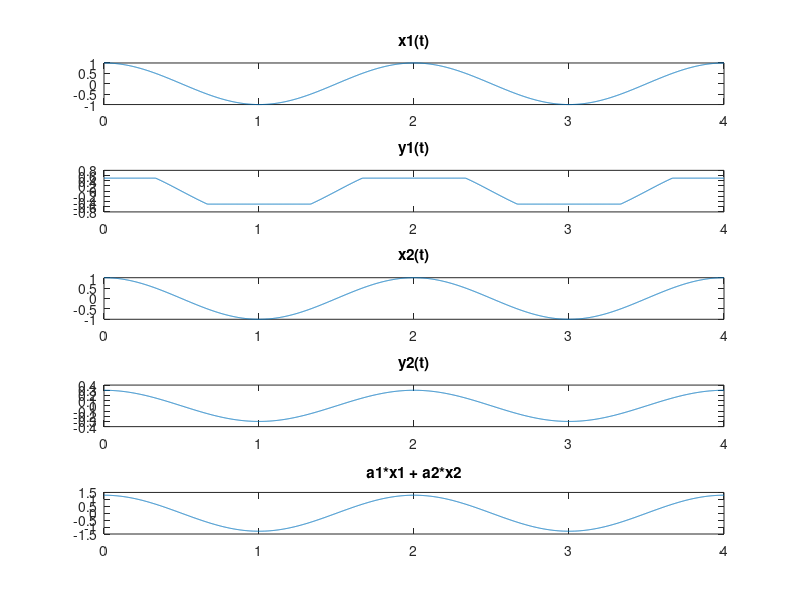
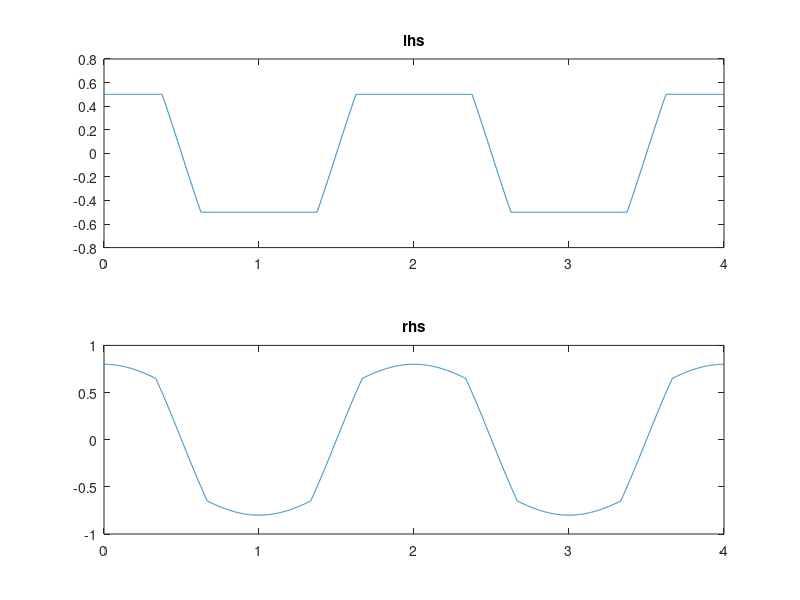
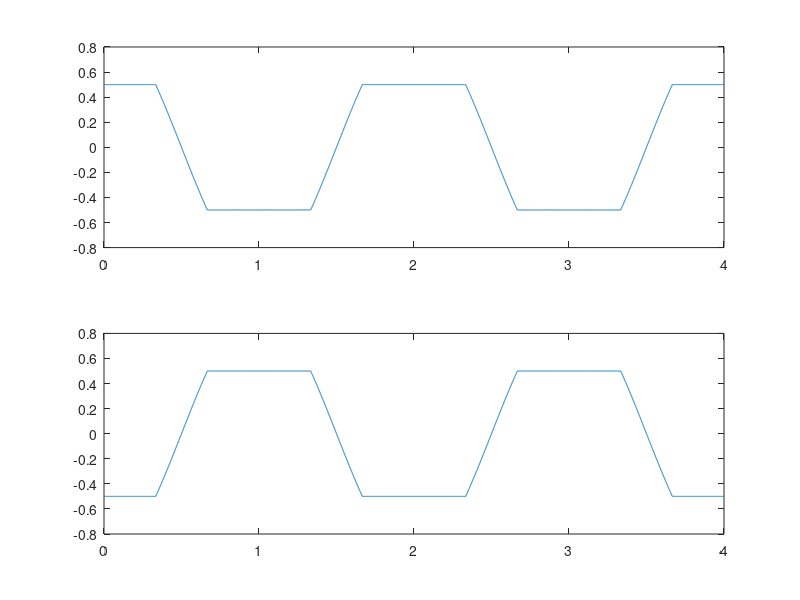

The MATLAB source for these figures, in order:
clc;
clear all;
close all;
t = 0:0.001:4;


a1 = 1;
a2 = 0.3;

x1 = cos(pi*t);
x2 = cos(pi*t);

nx = (a1*x1 + a2*x2);
for i = 1:length(t)
    if nx(i) > 0.5;
        lhs(i) =  0.5;
    elseif nx(i) <= -0.5;
        lhs(i) = -0.5;
    else lhs(i) = nx(i);
    end
end

vs_t1 = a1*x1;
for i = 1:length(t)
    if vs_t1(i) > 0.5;
        y1(i) =  0.5;
    elseif vs_t1(i) <= -0.5;
        y1(i) = -0.5;
    else y1(i) = vs_t1(i);
    end
end

vs_t2 = a2*x2;
for i = 1:length(t)
    if vs_t2(i) > 0.5;
        y2(i) =  0.5;
    elseif vs_t2(i) <= -0.5;
        y2(i) = -0.5;
    else y2(i) = vs_t2(i);
    end
end

rhs = y1+y2;
if(lhs == rhs)
    disp(' SYSTEM IS LINEAR');
else
    disp('SYSYTEM IS NOT LINEAR');
end

figure(1)
subplot(511)
plot(t,x1)
title('x1(t)')
subplot(512)
plot(t,y1)
title('y1(t)')
subplot(513)
plot(t, x2)
title('x2(t)')
subplot(514)
plot(t,y2)
title('y2(t)')
subplot(515)
plot(t, nx)
title('a1*x1 + a2*x2')

figure(2)
subplot(211)
plot(t,lhs)
title('lhs')
subplot(212)
plot(t,rhs)
title('rhs')

v1 = cos(pi*t);
for i = 1:length(t-1)
    if v1(i) > 0.5;
        t1(i) =  0.5;
    elseif v1(i) <= -0.5;
        t1(i) = -0.5;
    else t1(i) = v1(i);
    end
end
for k = 1:length(t)
    if t(k) > 1
    a(k)=1;
    else
    a(k) = 0;
    end
end

q1=a.*t1;
v2 = cos(pi*(t-1));
for i = 1:length(t)
    if v2(i) > 0.5;
        t2(i) =  0.5;
    elseif v2(i) <= -0.5;
        t2(i) = -0.5;
    else t2(i) = v2(i);
    end
end




if(q1 == t2)
    disp(' SYSTEM IS TIME INVARIANT');
else
    disp('SYSTEM IS TIME VARIANT');
end

figure(3)
subplot(211)
plot(t,t1)
subplot(212)
plot(t,t2)

